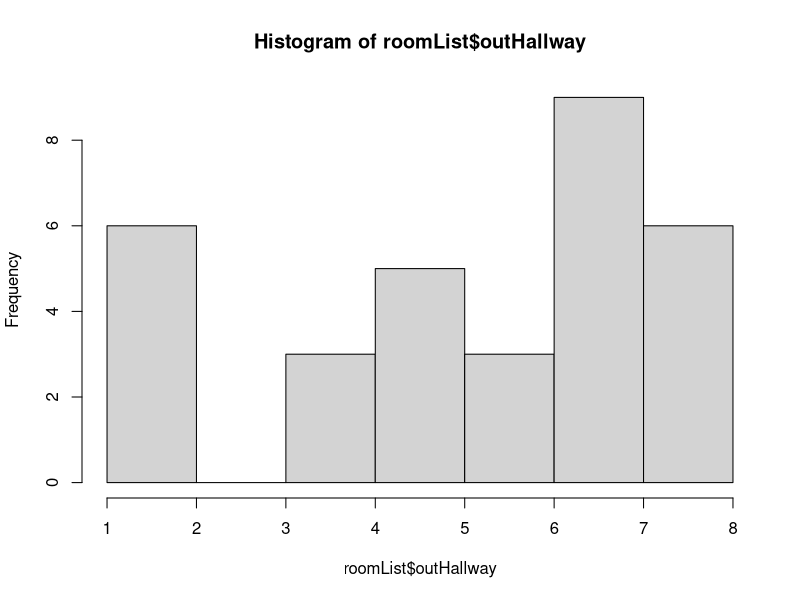

The R script that drew this image:
## ---- chunk 1
knitr::opts_chunk$set(echo = TRUE)
## ---- chunk 2
halls <- 1:8
doorSymbols <- c("Surf",
                 "Turf",
                 "Fin",
                 "Feather",
                 "Hook",
                 "Crook")
## ---- chunk 3
makeRoom <- function(){
     doors <- sample(doorSymbols, 6)
     outHall <- sample(halls,1)
     fountainPresent <- sample(c(TRUE,FALSE),1)
     if(fountainPresent){
          fountainPosion <- sample(c("Yes","No"),1)
     } else {
          fountainPosion <- " "
     }
     hold <- NULL
     hold <- data.frame(roomName = " ",
                        outHallway = outHall,
                        FountainPresent = fountainPresent,
                        FountainPosioned = fountainPosion,
                        door1 = doors[1],
                        door2 = doors[2],
                        door3 = doors[3],
                        door4 = doors[4],
                        door5 = doors[5],
                        door6 = doors[6],
                        stringsAsFactors = FALSE)
     return(hold)
     }
roomList <- NULL
for(i in 1:32){
     currentRoom <- makeRoom()
     roomList <- rbind(roomList,currentRoom)
}

startState <- NULL
RoomName <- c("Initial",
              rep_len(" ", 7))
OutHallway <- c(1,2,3,4,5,6,7,8)
InitHalls <- NULL
fountainPresent <- c("No",
                     rep_len(c("No","Yes"), 7))
fountainPosion <- c(" ",
                    rep_len(c(" ","No"), 7))

for(i in 1:8){
     doors <- sample(doorSymbols, 6)
     hold <- NULL
     hold <- data.frame(roomName = RoomName[i],
                        outHallway = OutHallway[i],
                        FountainPresent = fountainPresent[i],
                        FountainPosioned = fountainPosion[i],
                        door1 = doors[1],
                        door2 = doors[2],
                        door3 = doors[3],
                        door4 = doors[4],
                        door5 = doors[5],
                        door6 = doors[6],
                        stringsAsFactors = FALSE)
     InitHalls <- rbind(InitHalls, hold)
}

hallList <- rbind(InitHalls, roomList)
roomList$FountainPresent[1] <- TRUE
roomList$FountainPosioned[1] <- "No"

hallList$door1 <- factor(hallList$door1, doorSymbols)
hallList$door2 <- factor(hallList$door2, doorSymbols)
hallList$door3 <- factor(hallList$door3, doorSymbols)
hallList$door4 <- factor(hallList$door4, doorSymbols)
hallList$door5 <- factor(hallList$door5, doorSymbols)
hallList$door6 <- factor(hallList$door6, doorSymbols)
## ---- chunk 4
table(roomList$outHallway)
table(roomList$FountainPresent)
table(roomList$FountainPosioned)
table(roomList$door1)
table(roomList$door2)
table(roomList$door3)
table(roomList$door4)
table(roomList$door5)
table(roomList$door6)
prop.table(table(roomList$outHallway))*100
prop.table(table(roomList$FountainPresent))*100
prop.table(table(roomList$FountainPosioned))*100
prop.table(table(roomList$door1))
prop.table(table(roomList$door2))
prop.table(table(roomList$door3))
prop.table(table(roomList$door4))
prop.table(table(roomList$door5))
prop.table(table(roomList$door6))
hist(roomList$outHallway)
